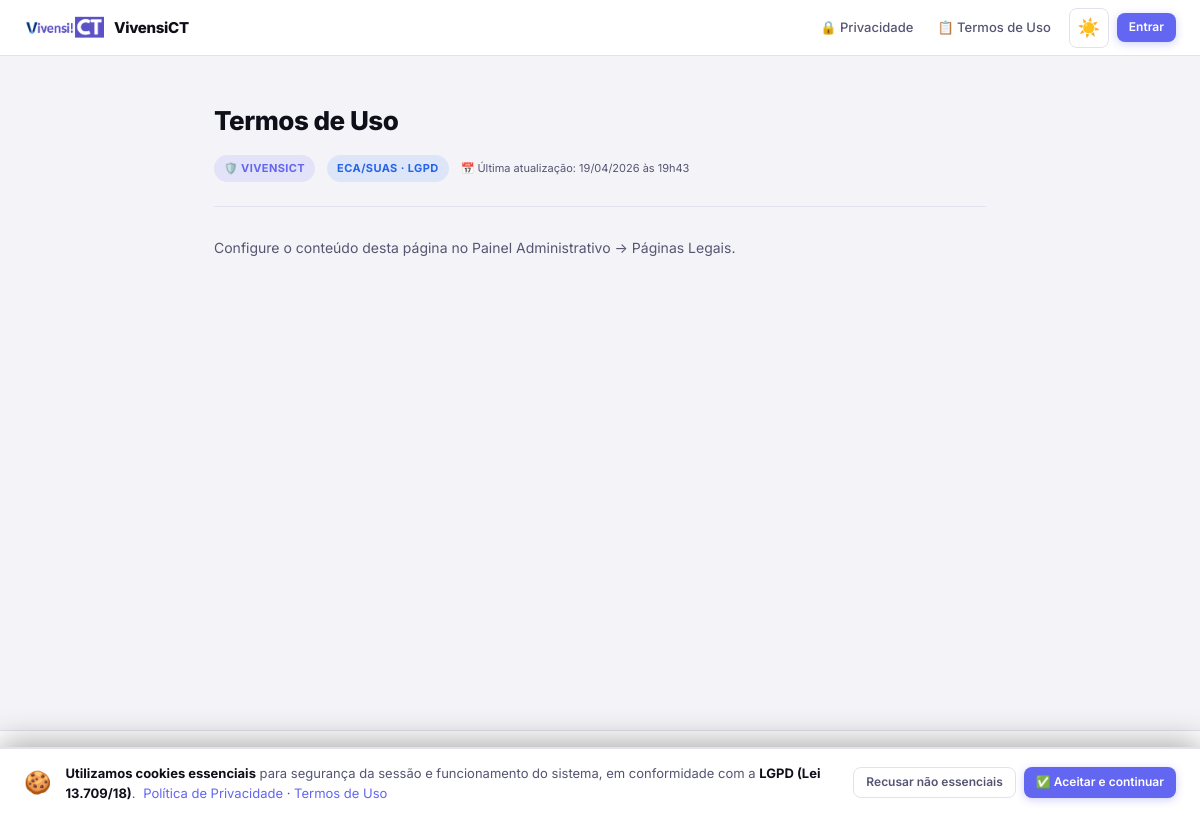
The app's page /public/termos-de-uso with its own data.
### tables this page shows
CREATE TABLE IF NOT EXISTS paginas_legais (
    id INT AUTO_INCREMENT PRIMARY KEY,
    slug VARCHAR(50) UNIQUE NOT NULL,
    titulo VARCHAR(255) NOT NULL,
    conteudo LONGTEXT,
    updated_by INT NULL,
    updated_at TIMESTAMP DEFAULT CURRENT_TIMESTAMP ON UPDATE CURRENT_TIMESTAMP,
    created_at TIMESTAMP DEFAULT CURRENT_TIMESTAMP,
    FOREIGN KEY (updated_by) REFERENCES users(id) ON DELETE SET NULL
);

### app/Controllers/LegalController.php (called while the page is built, shortened)
<?php
class LegalController
{
    private function getPage(string $slug): array
    {
        return Database::selectOne(
            "SELECT * FROM paginas_legais WHERE slug = ?",
            [$slug]
        ) ?? ['slug' => $slug, 'titulo' => '', 'conteudo' => '', 'updated_at' => null];
    }
    public function termos(): void
    {
        $pagina = $this->getPage('termos');
        View::render('legal/page', compact('pagina', 'title'), 'public');
    }
}

### public/index.php (called while the page is built, shortened)
<?php
function env(string $key, mixed $default = null): mixed {
    return $_ENV[$key] ?? getenv($key) ?: $default;
}
spl_autoload_register(function (string $class): void {
    $file = ROOT . '/' . str_replace(['\\', 'App/'], ['/', 'app/'], $class) . '.php';
});
function e(string $val): string {
    return htmlspecialchars($val, ENT_QUOTES, 'UTF-8');
}
$router = new \App\Core\Router();
$method = $_SERVER['REQUEST_METHOD'];
$uri    = $_SERVER['REQUEST_URI'];
$router->dispatch($method, $uri);

### config/database.php (called while the page is built)
<?php
return [
    'driver'   => 'mysql',
    'host'     => env('DB_HOST', '127.0.0.1'),
    'port'     => env('DB_PORT', '3306'),
    'database' => env('DB_DATABASE', 'guardiao_digital'),
    'username' => env('DB_USERNAME', 'root'),
    'password' => env('DB_PASSWORD', ''),
    'charset'  => 'utf8mb4',
    'options'  => [
        PDO::ATTR_ERRMODE            => PDO::ERRMODE_EXCEPTION,
        PDO::ATTR_DEFAULT_FETCH_MODE => PDO::FETCH_ASSOC,
        PDO::ATTR_EMULATE_PREPARES   => false,
        PDO::MYSQL_ATTR_INIT_COMMAND => "SET NAMES utf8mb4 COLLATE utf8mb4_unicode_ci",
    ],
];

### app/Core/Database.php (called while the page is built, shortened)
<?php
class Database
{
    private static ?PDO $instance = null;
    public static function getInstance(): PDO
    {
        if (self::$instance === null) {
            $config = require ROOT . '/config/database.php';
            $dsn = "mysql:host={$config['host']};port={$config['port']};dbname={$config['database']};charset={$config['charset']}";
            try {
                self::$instance = new PDO($dsn, $config['username'], $config['password'], $config['options']);
            } catch (PDOException $e) {
                die(json_encode(['error' => 'Falha na conexão com o banco: ' . $e->getMessage()]));
            }
        }
        return self::$instance;
    }
    public static function query(string $sql, array $params = []): \PDOStatement
    {
        $stmt = self::getInstance()->prepare($sql);
        $stmt->execute($params);
        return $stmt;
    }
    public static function selectOne(string $sql, array $params = []): ?array
    {
        $row = self::query($sql, $params)->fetch();
        return $row ?: null;
    }
}

### views/legal/page.php (the view)
<div class="legal-content">
  <h1><?= e($pagina['titulo'] ?: $title) ?></h1>
  <div class="legal-meta">
    <span class="badge badge-lgpd">🛡️ VivensiCT</span>
    <span class="badge badge-media">ECA/SUAS · LGPD</span>
    <?php if (!empty($pagina['updated_at'])): ?>
      <span class="text-xs text-muted">
        📅 Última atualização: <?= date('d/m/Y \à\s H\hi', strtotime($pagina['updated_at'])) ?>
      </span>
    <?php endif; ?>
  </div>
  <?php if (empty(trim($pagina['conteudo'] ?? ''))): ?>
    <div class="info-box">
      ℹ️ Esta página ainda não foi configurada. O administrador do sistema deve acessar o
      <strong>Painel Admin → Páginas Legais</strong> para editar o conteúdo.
    </div>
  <?php else: ?>
    <?= $pagina['conteudo'] ?>
  <?php endif; ?>
</div>

### app/Core/Router.php (shortened to what this page needs)
<?php
class Router
{
    private array $routes = [];
    public function get(string $path, string|callable $handler, array $middleware = []): void
    {
        $this->routes[] = ['GET', $path, $handler, $middleware];
    }
    public function post(string $path, string|callable $handler, array $middleware = []): void
    {
        $this->routes[] = ['POST', $path, $handler, $middleware];
    }
    public function dispatch(string $method, string $uri): void
    {
        $uri = strtok($uri, '?');
        $base = rtrim(dirname($_SERVER['SCRIPT_NAME']), '/');
        $uri = '/' . ltrim(substr($uri, strlen($base)), '/');
        foreach ($this->routes as [$routeMethod, $path, $handler, $middlewares]) {
            $pattern = preg_replace('/\{(\w+)\}/', '(?P<$1>[^/]+)', $path);
            $pattern = "@^{$pattern}$@D";
            if ($routeMethod !== $method) continue;
            if (!preg_match($pattern, $uri, $matches)) continue;
            $params = array_filter($matches, fn($k) => !is_int($k), ARRAY_FILTER_USE_KEY);
            [$controllerClass, $methodName] = explode('@', $handler);
            $controller = new $fullClass();
            call_user_func_array([$controller, $methodName], $params);
            return;
        }
    }
}

### public/css/app.css (style rules this page uses)
:root { --bg-primary: #0a0a0f; --bg-secondary: #111118; --bg-card: #16161f; --bg-card-hover: #1e1e2a; --bg-input: #0a0a0f; --border: #2a2a3a; --border-light: #333345; --border-focus: #6366f1; --text-primary: #ffffff; --text-secondary:#a0a0b8; --text-muted: #5a5a72; --text-placeholder: #3a3a52; --accent: #6366f1; --accent-hover: #4f46e5; --accent-light: rgba(99,102,241,0.15); --success: #22c55e; --warning: #f59e0b; --danger: #ef4444; --info: #3b82f6; --urgente: #ef4444; --alta: #f59e0b; --media: #3b82f6; --baixa: #22c55e; --radius: 12px; --radius-sm: 8px; --radius-lg: 16px; --shadow: 0 4px 24px rgba(0,0,0,0.4); --shadow-lg: 0 8px 48px rgba(0,0,0,0.6); --shadow-sm: 0 2px 8px rgba(0,0,0,0.2); --premium-glow: 0 8px 32px rgba(99,102,241,0.25); --premium-shadow:0 12px 40px rgba(0,0,0,0.3); --glass-bg: rgba(22,22,31,0.85); --glass-border: rgba(255,255,255,0.1); --card-gradient: linear-gradient(145deg, rgba(28,28,40,0.95) 0%, rgba(18,18,26,0.98) 100%); --step-active-bg: rgba(99,102,241,0.12); --step-done-bg: rgba(34,197,94,0.12); --wizard-line: #2a2a3a; }
[data-theme="light"] { --bg-primary: #f4f4f8; --bg-secondary: #ffffff; --bg-card: #ffffff; --bg-card-hover: #f0f0f6; --bg-input: #ffffff; --border: #e2e2ee; --border-light: #c8c8de; --border-focus: #6366f1; --text-primary: #0f0f1a; --text-secondary:#555572; --text-muted: #8888a8; --text-placeholder: #b0b0c8; --accent: #6366f1; --accent-hover: #4f46e5; --accent-light: rgba(99,102,241,0.10); --success: #16a34a; --warning: #d97706; --danger: #dc2626; --info: #2563eb; --urgente: #dc2626; --alta: #d97706; --media: #2563eb; --baixa: #16a34a; --shadow: 0 4px 24px rgba(0,0,0,0.08); --shadow-lg: 0 8px 48px rgba(0,0,0,0.12); --shadow-sm: 0 2px 8px rgba(0,0,0,0.05); --premium-glow: 0 8px 24px rgba(99,102,241,0.15); --premium-shadow:0 10px 30px rgba(0,0,0,0.05); --glass-bg: rgba(255,255,255,0.92); --glass-border: rgba(99,102,241,0.1); --card-gradient: linear-gradient(145deg, rgba(255,255,255,1) 0%, rgba(248,248,252,1) 100%); --step-active-bg: rgba(99,102,241,0.08); --step-done-bg: rgba(22,163,74,0.08); --wizard-line: #e2e2ee; }
*, *::before, *::after { box-sizing: border-box; }
html { scroll-behavior: smooth; }
body { font-family: 'Inter', -apple-system, sans-serif; background-color: var(--bg-primary); color: var(--text-primary); margin: 0; padding: 0; min-height: 100vh; line-height: 1.6; -webkit-font-smoothing: antialiased; transition: background-color 0.25s, color 0.25s; }
.badge { display: inline-flex; align-items: center; padding: 3px 10px; border-radius: 20px; font-size: 11px; font-weight: 700; text-transform: uppercase; letter-spacing: 0.4px; white-space: nowrap; }
.badge-media { background: rgba(59,130,246,0.12); color: var(--info); }
.badge-lgpd { background: rgba(99,102,241,0.12); color: var(--accent); }
.text-xs { font-size: 11px; }
.text-muted { color: var(--text-secondary); }

### views/layouts/public.php (style rules this page uses)
.legal-content { line-height: 1.9; color: var(--text-secondary); font-size: 14px; }
.legal-content h1 { font-size: 26px; font-weight: 800; color: var(--text-primary); margin: 0 0 6px; letter-spacing: -0.5px; }
.legal-content p { margin: 0 0 14px; }
.legal-meta { display: flex; align-items: center; gap: 12px; flex-wrap: wrap; margin-top: 10px; margin-bottom: 28px; padding-bottom: 24px; border-bottom: 1px solid var(--border); }

### records on screen
paginas_legais: titulo "Termos de Uso", updated_at "19/04/2026 às 19h43", conteudo "Configure o conteúdo desta página no Painel Administrativo → Páginas Legais."
